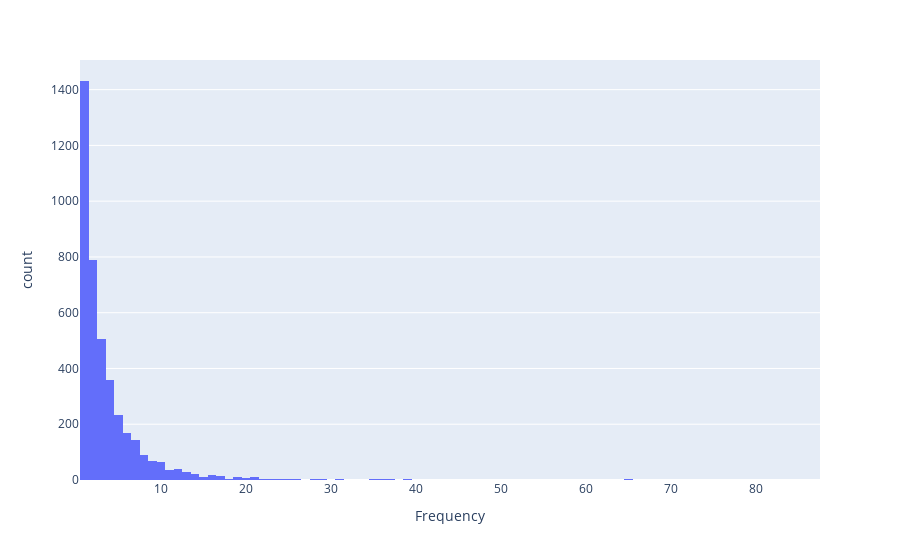

Here is the notebook cell this chart was saved with:
### Code cell
px.histogram(data_frame=invoices_by_user.query('Frequency < 100'), x='Frequency')

### Figure 1 — Plotly figure (JSON) as saved in the notebook; plotly's stock layout.template omitted (floating-point values rounded to 4 significant figures; data arrays with more than 128 entries replaced by an {"elided": "..."} marker saying what was removed)
{"data": [{"alignmentgroup": "True", "bingroup": "x", "hovertemplate": "Frequency=%{x}<br>count=%{y}<extra></extra>", "legendgroup": "", "marker": {"color": "#636efa", "pattern": {"shape": ""}}, "name": "", "offsetgroup": "", "orientation": "v", "showlegend": false, "type": "histogram", "x": {"elided": "4115 int values"}, "xaxis": "x", "yaxis": "y"}], "layout": {"barmode": "relative", "legend": {"tracegroupgap": 0}, "margin": {"t": 60}, "xaxis": {"anchor": "y", "domain": [0, 1], "title": {"text": "Frequency"}}, "yaxis": {"anchor": "x", "domain": [0, 1], "title": {"text": "count"}}}}
